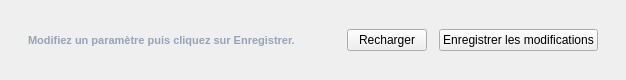
                            <widget class="QFrame" name="footer_frame">
                                <property name="minimumSize">
                                    <size>
                                        <width>0</width>
                                        <height>80</height>
                                    </size>
                                </property>
                                <property name="maximumSize">
                                    <size>
                                        <width>16777215</width>
                                        <height>80</height>
                                    </size>
                                </property>
                                <property name="frameShape">
                                    <enum>QFrame::Shape::NoFrame</enum>
                                </property>
                                <layout class="QHBoxLayout" name="footerLayout">
                                    <property name="spacing">
                                        <number>12</number>
                                    </property>
                                    <property name="leftMargin">
                                        <number>28</number>
                                    </property>
                                    <property name="topMargin">
                                        <number>18</number>
                                    </property>
                                    <property name="rightMargin">
                                        <number>28</number>
                                    </property>
                                    <property name="bottomMargin">
                                        <number>18</number>
                                    </property>
                                    <item>
                                        <widget class="QLabel" name="lbl_status">
                                            <property name="styleSheet">
                                                <string notr="true">color: #94a3b8; font-size: 11px; font-weight: 600;</string>
                                            </property>
                                            <property name="text">
                                                <string>Modifiez un paramètre puis cliquez sur Enregistrer.</string>
                                            </property>
                                        </widget>
                                    </item>
                                    <item>
                                        <spacer name="footerSpacer">
                                            <property name="orientation">
                                                <enum>Qt::Orientation::Horizontal</enum>
                                            </property>
                                            <property name="sizeHint" stdset="0">
                                                <size>
                                                    <width>40</width>
                                                    <height>20</height>
                                                </size>
                                            </property>
                                        </spacer>
                                    </item>
                                    <item>
                                        <widget class="QPushButton" name="btn_reload">
                                            <property name="cursor">
                                                <cursorShape>PointingHandCursor</cursorShape>
                                            </property>
                                            <property name="text">
                                                <string>Recharger</string>
                                            </property>
                                        </widget>
                                    </item>
                                    <item>
                                        <widget class="QPushButton" name="btn_save">
                                            <property name="cursor">
                                                <cursorShape>PointingHandCursor</cursorShape>
                                            </property>
                                            <property name="text">
                                                <string>Enregistrer les modifications</string>
                                            </property>
                                        </widget>
                                    </item>
                                </layout>
                            </widget>
